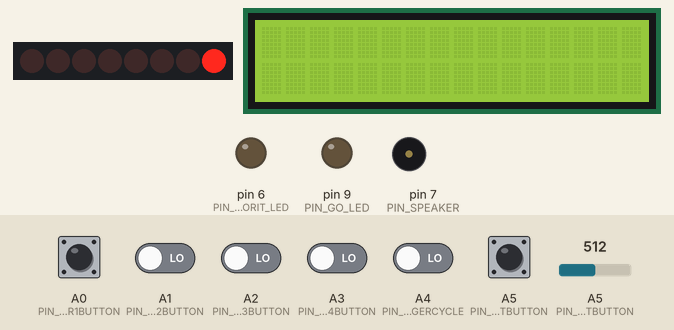
Simulated run of this sketch. Board: Arduino Nano, built with avr-gcc and run on an emulated ATmega328P. Shown: 8 shift-register outputs drawn as a row of LEDs (first output left, lit = HIGH), 16×2 character LCD, output pins drawn as LEDs (lit = HIGH), buzzer (waves = sounding). Wiring (inferred from the names in the program): shift register (74HC595): data pin 8; shift clock pin 10; latch pin 13. Wiring (inferred from the signals the program sends): row of LEDs: on Q0, Q1, Q2, Q3, Q4, Q5, Q6, Q7. Inputs (shaded band) come from the test bench; at power-on: A0 (PIN_USER1BUTTON), A1 (PIN_USER2BUTTON), A2 (PIN_USER3BUTTON), A3 (PIN_USER4BUTTON), A4 (PIN_GOTRIGGERCYCLE), A5 (PIN_STARTBUTTON) LOW, A5 (PIN_STARTBUTTON) = 512. Random numbers use the default seed unless the sketch sets one; pins used as bus, display or sensor lines are not drawn; what the sketch prints to the serial monitor is not drawn.

Above: at 0.1 s.
At 0.9 s:
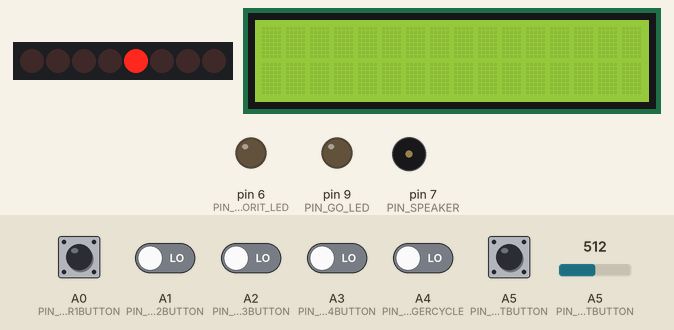
3.0 s: A5 (PIN_STARTBUTTON) pulled HIGH for 0.15 s
3.7 s: A0 (PIN_USER1BUTTON) pulled HIGH for 0.15 s
7.4 s: A0 (PIN_USER1BUTTON) driven HIGH and A1 (PIN_USER2BUTTON) driven HIGH and A2 (PIN_USER3BUTTON) driven HIGH and A3 (PIN_USER4BUTTON) driven HIGH and A4 (PIN_GOTRIGGERCYCLE) driven HIGH
At 9.5 s:
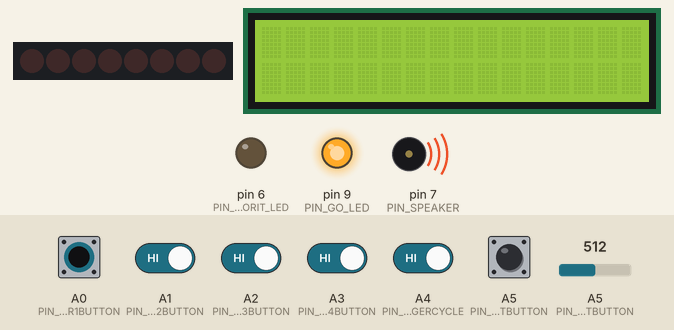
10.4 s: A5 (PIN_STARTBUTTON) pulled HIGH for 1 s
Timing chart, 0 to 13.0 s (numbered marks = the images above; inputs shaded):
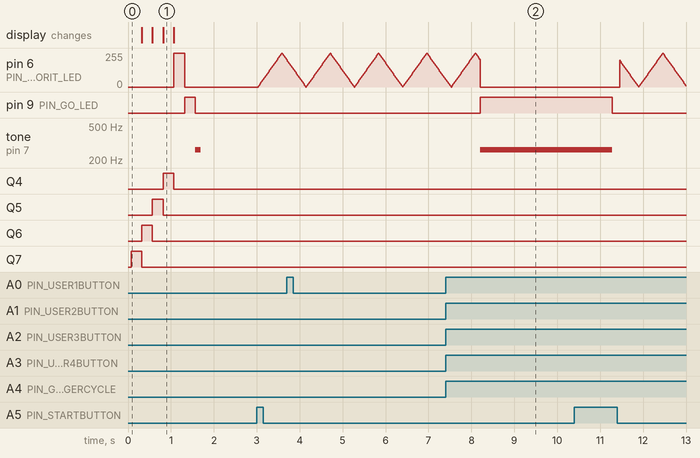

Measured:
- after the input at 3.0 s, pin 6 (PIN_WAITFORIT_LED): rises from 0/255 to 255/255 in 0.55 s, then falls to 205/255 in 0.11 s

The sketch:

fastest.ino
```cpp
#include <Arduino.h>
#include <LiquidCrystal.h>
#include "fade.h"
#include "serialdebug.h"
#include "lcdhelper.h"
#include "shiftregister.h"
#include "eepromhelper.h"

const String codeversion = "1.2";

LiquidCrystal lcd(12, 11, 5, 4, 3, 2);

#define NUM_USER_BUTTONS 4

int userButtonReadPins[NUM_USER_BUTTONS];

const int NOTE_FREQUENCY = 262;

//states
const int STATE_BOOTED_UP = 0;
const int STATE_WAITING_TO_START = 10;
const int STATE_COUNTDOWN_TO_GO = 20;
const int STATE_DISQUALIFIED_PLAYER = 30;
const int STATE_WAITING_FOR_WINNERS = 40;
const int STATE_GAMEOVER = 60;

//go trigger setting
enum GoTrigger {LIGHT,SOUND,BOTH};

//records
enum Records {NONE, SINCEBOOT, EEPROMSAVE};

//debug flag
const boolean DEBUG_SERIAL = true;


//analog user button inputs.  we are just using them for digital reads
const int PIN_USER1BUTTON = A0;
const int PIN_USER2BUTTON = A1;
const int PIN_USER3BUTTON = A2;
const int PIN_USER4BUTTON = A3;

//digital input buttons/switches
const int PIN_STARTBUTTON = A5;
const int PIN_GOTRIGGERCYCLE = A4;

//output pins
const int PIN_WAITFORIT_LED= 6;
const int PIN_GO_LED= 9;
const int PIN_SPEAKER = 7;


//variables that persist across games
GoTrigger goTriggerEnum = BOTH;
Records currentRecordToShow = NONE;
long lastTimeMillisForDisplayChangeRotation = 0;
long fastestTimeSinceBoot = -1;
int playerPositionHoldingFastestTime = -1;

//current state we are in
int state = STATE_BOOTED_UP;

//per game variables for timers and timing events
boolean disqualifiedUsers[NUM_USER_BUTTONS];
long winningUserTimes[NUM_USER_BUTTONS] = {0,0,0,0};
int cumulativeScores[NUM_USER_BUTTONS] = {0,0,0,0};
int orderedRunnerUpTimesBehindWinner[NUM_USER_BUTTONS-1] = {0,0,0};
String orderedRunnerUpNames[NUM_USER_BUTTONS-1] = {"","",""};
int runnerUpPosition = 0;
int randomizedStartDelayInMillis = 0;
int numberOfFinishers = 0;
long goTimeMillis = 0;
long winnerTimeMillis = 0;
long gameOverTimeMillis = 0;


//timing constants
const long MAX_WAIT_FOR_WINNERS_MILLIS = 3000;
const long SHOW_EACH_USER_SCORE_TIME_MILLIS = 2000;
const long SHOW_EACH_RECORD_TIME_MILLIS = 2000;

//const long SHOW_SCORES_GAMEOVER_TIME = 4000;


//eeprom saved values
struct config_t
{
    int fastestTimeInEeprom;
    int longestChainInEeprom;
} eepromsave;

const int EEPROM_SAVELOCATION = 0;

void setup() {
  lcd.begin(16, 2);

  if (DEBUG_SERIAL) {
    Serial.begin(9600);
  }

  //output pins, all our digital pins are output other than 0 and 1
  for (int i = 2; i<= 13; i++) {
    pinMode(i, OUTPUT);
  }

//input pins
  for (int i = 0; i < NUM_USER_BUTTONS; i++) {
     pinMode(userButtonReadPins[i], INPUT);
  }

  turnOffAllPlayerLights();
  pinMode(PIN_STARTBUTTON, INPUT);
  pinMode(PIN_GOTRIGGERCYCLE, INPUT);

  EEPROM_readAnything(EEPROM_SAVELOCATION, eepromsave);
  debugSerialPrintStringAndNumber("EEprom saved record: ",eepromsave.fastestTimeInEeprom);

  doLightAndSoundCheckBootRoutine();
  pinMode (PIN_SPEAKER, INPUT); //weird workaround for buzzing issue, only set to output right before calling tone()
  transitionToState(STATE_WAITING_TO_START);
}

void doLightAndSoundCheckBootRoutine(){
  setBothLCDLines("Fastest v"+codeversion,"github / plocke",lcd );
  for (int i = 0; i < NUM_USER_BUTTONS; i++) {
     turnOnWinLightForPlayer(i);
     delay(250);
  }
  turnOffAllPlayerLights();
  digitalWrite(PIN_WAITFORIT_LED, HIGH);
  delay(250);
  digitalWrite(PIN_WAITFORIT_LED, LOW);
  digitalWrite(PIN_GO_LED, HIGH);
  delay(250);
  digitalWrite(PIN_GO_LED, LOW);
  tone(PIN_SPEAKER, NOTE_FREQUENCY);
  delay(125);
  noTone(PIN_SPEAKER);


}


void setNewRandomStartDelay()
{
  randomSeed(millis()+analogRead(A5));
  randomizedStartDelayInMillis = random(3000, 10000);
  debugSerialPrintStringAndNumber("start delay: ", randomizedStartDelayInMillis);
}

boolean checkForStartButton()
{
  return digitalRead(PIN_STARTBUTTON) == HIGH;
}


void readInputPins() {
 userButtonReadPins[0] = digitalRead(PIN_USER1BUTTON);
 userButtonReadPins[1] = digitalRead(PIN_USER2BUTTON);
 userButtonReadPins[2] = digitalRead(PIN_USER3BUTTON);
 userButtonReadPins[3] = digitalRead(PIN_USER4BUTTON);
}

void clearGameVars() {

  for (int i = 0; i < NUM_USER_BUTTONS; i++) {
    disqualifiedUsers[i] = 0;
    winningUserTimes[i] = 0;
    cumulativeScores[i] = 0;
    if (i < (NUM_USER_BUTTONS-1)) {
      orderedRunnerUpTimesBehindWinner[i] = -1;
      orderedRunnerUpNames[i] = "";

    }
  }

   runnerUpPosition = 0;
   randomizedStartDelayInMillis = 0;
   numberOfFinishers = 0;
   goTimeMillis = 0;
   winnerTimeMillis = 0;
   gameOverTimeMillis = 0;
   debugSerialPrintln("Game vars cleared");
   turnOffAllPlayerLights();
}

void loop() {
  //check for inputs that apply to any state

  //new game pressed


  //main logic.  change appropriate outputs depending on state, and/or transition to a new state if inputs result in it
   switch (state) {
    case STATE_WAITING_TO_START:
      //if start pressed transitionToState
      // otherwise check for trigger toggle

      checkAdvanceTriggerType();
      showScoreRecords();
      if (checkForStartButton()) {
        transitionToState(STATE_COUNTDOWN_TO_GO);
      }
      break;
    case STATE_COUNTDOWN_TO_GO:
        if (millis() > goTimeMillis) {
          transitionToState(STATE_WAITING_FOR_WINNERS);
        } else {
          checkForEarlyPressersAndDQthem();
          fadeLED(PIN_WAITFORIT_LED);
        }
      break;
    case STATE_WAITING_FOR_WINNERS:
      checkForWinnersUpdateStateIfAllUsersFinish();
      if ((millis() - goTimeMillis) > MAX_WAIT_FOR_WINNERS_MILLIS) //we are done waiting
      {
        debugSerialPrintln("Done waiting for people to finish.  Game over.");
        debugSerialPrintStringAndNumber("Record since boot: ",fastestTimeSinceBoot);
        debugSerialPrintStringAndNumber("Fastest in eeprom: ",eepromsave.fastestTimeInEeprom);
        transitionToState(STATE_GAMEOVER);
      }
      break;
    case STATE_GAMEOVER:
      if (millis() > (gameOverTimeMillis + SHOW_EACH_USER_SCORE_TIME_MILLIS*numberOfFinishers)) {
        transitionToState(STATE_WAITING_TO_START);
      }
      if (checkForStartButton()) {
        transitionToState(STATE_COUNTDOWN_TO_GO);
      }
      if (millis()%SHOW_EACH_USER_SCORE_TIME_MILLIS == 0) {
        showUsersTimes();
      }
      break;
   }

}

void transitionToState(int newState) {
  debugSerialPrintStringAndNumber("Transitioning to state ",newState);
  debugSerialPrintStringAndNumber("From state: ",state);

  switch (newState) {
    case STATE_WAITING_TO_START:
      turnOffAllPlayerLights();
      debugSerialPrintln("Press start button or go trigger toggle");
      showDefaultStartInstructions();
      break;
    case STATE_COUNTDOWN_TO_GO:
      clearGameVars();
      setNewRandomStartDelay();
      goTimeMillis = millis()+randomizedStartDelayInMillis;
      setBothLCDLines("Wait for it . . .", " ", lcd);
      break;
    case STATE_WAITING_FOR_WINNERS:
    setBothLCDLines("Go ! ! !", " ", lcd);
      //write to LCD
      turnOffFadeLED(PIN_WAITFORIT_LED);
      if (goTriggerEnum == BOTH || goTriggerEnum == LIGHT) {
        digitalWrite(PIN_GO_LED, HIGH);
      }
      if (goTriggerEnum == BOTH || goTriggerEnum == SOUND) {
        pinMode(PIN_SPEAKER, OUTPUT); //weird workaround to buzzing during PWM
        tone(PIN_SPEAKER,NOTE_FREQUENCY);
      }
      break;
    case STATE_GAMEOVER:
      turnOffGoSignals(); //in case we had no winner
      gameOverTimeMillis = millis();
      break;

  }
  state = newState;


}

void showDefaultStartInstructions() {
  setBothLCDLines("Press start --->", "<--- Signal type", lcd);
}

void showScoreRecords() {
  if ( (millis() - lastTimeMillisForDisplayChangeRotation) > SHOW_EACH_RECORD_TIME_MILLIS) {
    lastTimeMillisForDisplayChangeRotation = millis();
    switch (currentRecordToShow) {
      case NONE:
        showDefaultStartInstructions();
        if (fastestTimeSinceBoot < 0) {
          currentRecordToShow = EEPROMSAVE;
        } else {
          currentRecordToShow = SINCEBOOT;
        }
        break;
      case SINCEBOOT:
        if (fastestTimeSinceBoot < 0) {
          setBottomLine("No Record Yet   ", lcd);
        } else {
          setBothLCDLines("Best since boot:",getPlayerColourNameFromPosition(playerPositionHoldingFastestTime)+": "+fastestTimeSinceBoot+"ms" ,  lcd);
        }
        currentRecordToShow = EEPROMSAVE;
        break;
      case EEPROMSAVE:
        String bestEver = String(eepromsave.fastestTimeInEeprom);
        setBothLCDLines("Best time ever:",bestEver+"ms", lcd);
        currentRecordToShow = NONE;
      break;
    }
  }
}


void checkAdvanceTriggerType()
{
  if(digitalRead(PIN_GOTRIGGERCYCLE) == HIGH && millis() > (lastTimeMillisForDisplayChangeRotation + 500))
  {
    lastTimeMillisForDisplayChangeRotation = millis();
    debugSerialPrintStringAndNumber("Trigger type changing from ",goTriggerEnum);
    lcd.clear();
    setBottomLine("Press start --->", lcd);
    switch (goTriggerEnum) {
      case LIGHT:
        goTriggerEnum = SOUND;
        setTopLine("Sound Only", lcd);
      break;
      case SOUND:
        goTriggerEnum = BOTH;
        setTopLine("Light and Sound", lcd);

      break;
      case BOTH:
        goTriggerEnum = LIGHT;
        setTopLine("Light Only", lcd);

      break;
    }
    debugSerialPrintStringAndNumber(" to ",goTriggerEnum);

  }
}


void showUsersTimes() {
  debugSerialPrintln("Showing runner up times");
  int positionToShow = (millis()-gameOverTimeMillis)/SHOW_EACH_USER_SCORE_TIME_MILLIS;
  if (positionToShow < runnerUpPosition)
  {
    setBothLCDLines("Finisher "+(String)(positionToShow+2), orderedRunnerUpNames[positionToShow]+": -"+orderedRunnerUpTimesBehindWinner[positionToShow]+"ms", lcd);
  }
}


void checkForEarlyPressersAndDQthem() {
    readInputPins();
    for (int i = 0; i < NUM_USER_BUTTONS; i++) {
      if (userButtonReadPins[i] > 0 && !disqualifiedUsers[i])
      {
        int pressedButton = i;
        disqualifiedUsers[pressedButton] = true;
        debugSerialPrintStringAndNumber("Disqualified User ",pressedButton);
        setBothLCDLines(getPlayerColourNameFromPosition(pressedButton),"Disqualified", lcd);
      }
    }
  }

void checkForWinnersUpdateStateIfAllUsersFinish() {
  if (numberOfFinishers < NUM_USER_BUTTONS) {
    readInputPins();
    for (int i = 0; i < NUM_USER_BUTTONS; i++) {
      if (userButtonReadPins[i] > 0 && winningUserTimes[i] == 0 && !disqualifiedUsers[i])
      {
        int pressedButton = i;
        winningUserTimes[pressedButton] = millis();
        if (numberOfFinishers == 0)
        {
          winnerTimeMillis = millis();
          long winnerReactionTime = winnerTimeMillis - goTimeMillis;
          boolean newRecordSinceBoot = checkAndUpdateFastestTimesAcrossGames(pressedButton, winnerReactionTime);
          String newRecord = "";
          if (newRecordSinceBoot) {
            newRecord = "New Best!";
            checkAndUpdateFastestTimesInEEPROM(pressedButton, winnerReactionTime);
          }
          setBothLCDLines(getPlayerColourNameFromPosition(pressedButton)+" Wins!", (String)winnerReactionTime+"ms "+newRecord,  lcd);
          debugSerialPrintStringAndNumber("Winner!  Button ",pressedButton);
          debugSerialPrintStringAndNumber("Time after signal: ",winnerReactionTime);
          cumulativeScores[i]++;

          //turn off go signals
          turnOffGoSignals();
          turnOnWinLightForPlayer(pressedButton);


        } else {
          debugSerialPrintStringAndNumber("Runner up, button ",pressedButton);
          debugSerialPrintStringAndNumber("Position: ",numberOfFinishers+1);

          long runnerUpTimeBehindWinner = millis() - winnerTimeMillis;
          orderedRunnerUpTimesBehindWinner[runnerUpPosition] = runnerUpTimeBehindWinner;
          orderedRunnerUpNames[runnerUpPosition] = getPlayerColourNameFromPosition(pressedButton);
          runnerUpPosition++;

          debugSerialPrintStringAndNumber("ms behind winner: ",runnerUpTimeBehindWinner);
        }
        numberOfFinishers++;
      }
    }
  } else {
    debugSerialPrintln("Everyone done.  Game over.");
  //  transitionToState(STATE_GAMEOVER);
  }
}

void turnOffGoSignals(){
  pinMode(PIN_SPEAKER, OUTPUT); //weird workaround to buzzing during PWM
  noTone(PIN_SPEAKER);
  pinMode(PIN_SPEAKER, INPUT); //weird workaround to buzzing during PWM
  digitalWrite(PIN_GO_LED, LOW);
}

String getPlayerColourNameFromPosition(int position) {
  switch (position) {
    case 0: return "Blue"; break;
    case 1: return "Green"; break;
    case 2: return "Red"; break;
    case 3: return "Yellow"; break;
  }
}

boolean checkAndUpdateFastestTimesAcrossGames(int pressedButton, long winnerReactionTimeMillis) {
  if ( (fastestTimeSinceBoot < 0) || (winnerReactionTimeMillis < fastestTimeSinceBoot) ) {
    fastestTimeSinceBoot = winnerReactionTimeMillis;
    playerPositionHoldingFastestTime = pressedButton;
    return true;
  } else {
    return false;
  }
}

boolean checkAndUpdateFastestTimesInEEPROM(int pressedButton, long winnerReactionTimeMillis) {
  if ( (eepromsave.fastestTimeInEeprom < 0) || (winnerReactionTimeMillis < eepromsave.fastestTimeInEeprom) ) {
    eepromsave.fastestTimeInEeprom = int(winnerReactionTimeMillis);
    EEPROM_writeAnything(EEPROM_SAVELOCATION, eepromsave);
    debugSerialPrintStringAndNumber("New fastest time saved to eeprom: ",eepromsave.fastestTimeInEeprom);
    return true;
  } else {
    return false;
  }
}
```

eepromhelper.h
```cpp
#include <EEPROM.h>
#include <Arduino.h>  // for type definitions

template <class T> int EEPROM_writeAnything(int ee, const T& value)
{
    const byte* p = (const byte*)(const void*)&value;
    unsigned int i;
    for (i = 0; i < sizeof(value); i++)
          EEPROM.write(ee++, *p++);
    return i;
}

template <class T> int EEPROM_readAnything(int ee, T& value)
{
    byte* p = (byte*)(void*)&value;
    unsigned int i;
    for (i = 0; i < sizeof(value); i++)
          *p++ = EEPROM.read(ee++);
    return i;
}
```

fade.cpp
```cpp
#include <Arduino.h>


int brightness = 0;    // how bright the LED is
int fadeAmount = 5;    // how many points to fade the LED by
const int FADEDELAY = 10;
long lastFadeChangeMillis = 0;


void turnOffFadeLED(int ledPIN) {
  digitalWrite(ledPIN, LOW);
}

void fadeLED(int ledPIN) {

  if ((millis() - lastFadeChangeMillis) > FADEDELAY)
  {
    analogWrite(ledPIN, brightness);
    lastFadeChangeMillis = millis();
    brightness = brightness + fadeAmount;

    // reverse the direction of the fading at the ends of the fade:
    if (brightness <= 0 || brightness >= 255) {
      fadeAmount = -fadeAmount;

    }
  }
}
```

fade.h
```cpp
void fadeLED(int analogLedPIN);
void turnOffFadeLED(int ledPIN);
```

serialdebug.cpp
```cpp
#include <Arduino.h>

const boolean DEBUG_SERIAL = true;

void debugSerialPrintHelper(String stringToPrint, boolean newlineAfter) {
  if (DEBUG_SERIAL)
 {
   Serial.print(stringToPrint);
   if (newlineAfter) {
     Serial.println();
   }
 }
}

void debugSerialPrintStringAndNumber(String stringToPrint, int numberToPrint) {
  debugSerialPrintHelper(stringToPrint, false);
  debugSerialPrintHelper(String(numberToPrint), true);

}

void debugSerialPrintln(String stringToPrint) {
  debugSerialPrintHelper(stringToPrint, true);
}

void debugSerialPrint(String stringToPrint) {
  debugSerialPrintHelper(stringToPrint, false);
}

void debugStateTransition(int currentState, int newState) {
      debugSerialPrint("Entering state ");
      debugSerialPrint(String(newState));
      debugSerialPrint(" From ");
      debugSerialPrintln(String(currentState));
}
```

serialdebug.h
```cpp
#include <Arduino.h>

void debugSerialPrintHelper(String stringToPrint, boolean newlineAfter);

void debugSerialPrintStringAndNumber(String stringToPrint, int numberToPrint);

void debugSerialPrintln(String stringToPrint);

void debugSerialPrint(String stringToPrint) ;

void debugStateTransition(int currentState, int newState);
```

lcdhelper.cpp
```cpp
#include <LiquidCrystal.h>

void setTopLine(String line, LiquidCrystal lcd){
  lcd.setCursor(0, 0);
  lcd.print(line);
}

void setBottomLine(String line, LiquidCrystal lcd) {
  lcd.setCursor(0, 1);
  lcd.print(line);
}
void setBothLCDLines(String topLine, String bottomLine, LiquidCrystal lcd) {
  lcd.clear();
  setTopLine(topLine, lcd);
  setBottomLine(bottomLine, lcd);

}
```

lcdhelper.h
```cpp
void setTopLine(String line, LiquidCrystal lcd);
void setBottomLine(String line, LiquidCrystal lcd);

void setBothLCDLines(String line1, String line2, LiquidCrystal lcd);
```

shiftregister.cpp
```cpp
#include <Arduino.h>

//Pin connected to latch pin (ST_CP) of 74HC595
const int PIN_LATCH_SHIFTREG = 13;
//Pin connected to clock pin (SH_CP) of 74HC595
const int PIN_CLOCK_SHIFTREG = 10;
////Pin connected to Data in (DS) of 74HC595
const int PIN_DATA_SHIFTREG = 8;


void writeTo74HC595(byte b) {
  digitalWrite(PIN_LATCH_SHIFTREG, LOW);
    // shift out the bits:
    shiftOut(PIN_DATA_SHIFTREG, PIN_CLOCK_SHIFTREG, MSBFIRST, b);
    //take the latch pin high so the LEDs will light up:
    digitalWrite(PIN_LATCH_SHIFTREG, HIGH);
}

void turnOffAllPlayerLights() {
  writeTo74HC595(B00000000);

}

void turnOnWinLightForPlayer(int playerNumber) {
  switch (playerNumber) {
    case 0:
      writeTo74HC595(B10000000);
    break;
    case 1:
      writeTo74HC595(B01000000);

    break;
    case 2:
      writeTo74HC595(B00100000);

    break;
    case 3:
      writeTo74HC595(B00010000);

    break;
  }
}
```

shiftregister.h
```cpp
void writeTo74HC595(byte b);
void turnOnWinLightForPlayer(int playerNumber);
void turnOffAllPlayerLights();
```
